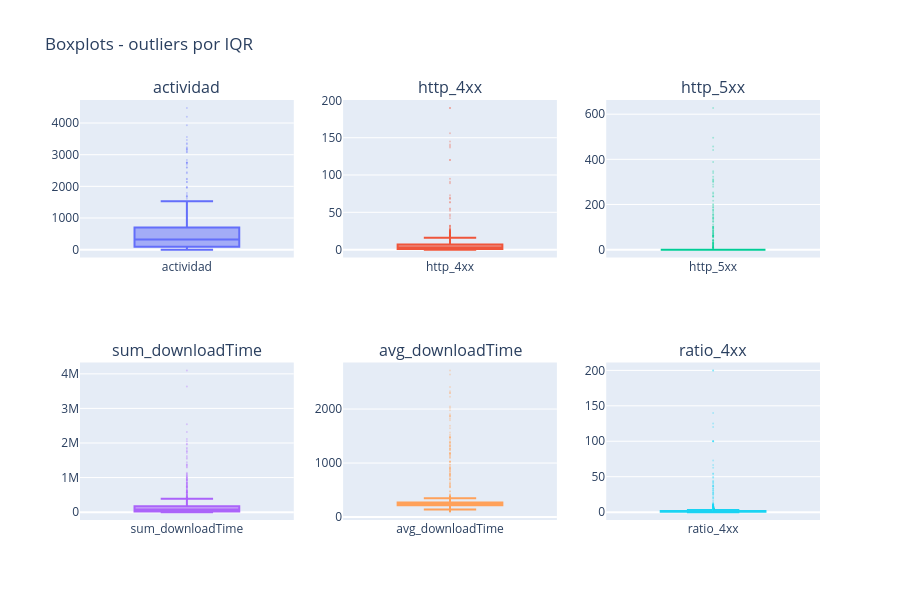

Notebook code for this chart:
### Markdown cell above
## 2. Boxplots por columna

### Code cell
fig = make_subplots(rows=2, cols=3, subplot_titles=numeric_cols)
positions = [(1,1),(1,2),(1,3),(2,1),(2,2),(2,3)]

for col, (r, c) in zip(numeric_cols, positions):
    fig.add_trace(go.Box(y=df[col], name=col, boxpoints="outliers",
                         marker=dict(opacity=0.3, size=2)), row=r, col=c)

fig.update_layout(height=600, showlegend=False, title_text="Boxplots - outliers por IQR")
fig.show()

### Figure 1 — Plotly figure (JSON) as saved in the notebook; plotly's stock layout.template omitted (floating-point values rounded to 4 significant figures; data arrays with more than 128 entries replaced by an {"elided": "..."} marker saying what was removed)
{"data": [{"boxpoints": "outliers", "marker": {"opacity": 0.3, "size": 2}, "name": "actividad", "type": "box", "xaxis": "x", "y": {"elided": "25920 int values"}, "yaxis": "y"}, {"boxpoints": "outliers", "marker": {"opacity": 0.3, "size": 2}, "name": "http_4xx", "type": "box", "xaxis": "x2", "y": {"elided": "25920 int values"}, "yaxis": "y2"}, {"boxpoints": "outliers", "marker": {"opacity": 0.3, "size": 2}, "name": "http_5xx", "type": "box", "xaxis": "x3", "y": {"elided": "25920 int values"}, "yaxis": "y3"}, {"boxpoints": "outliers", "marker": {"opacity": 0.3, "size": 2}, "name": "sum_downloadTime", "type": "box", "xaxis": "x4", "y": {"elided": "25920 int values"}, "yaxis": "y4"}, {"boxpoints": "outliers", "marker": {"opacity": 0.3, "size": 2}, "name": "avg_downloadTime", "type": "box", "xaxis": "x5", "y": {"elided": "25920 float values"}, "yaxis": "y5"}, {"boxpoints": "outliers", "marker": {"opacity": 0.3, "size": 2}, "name": "ratio_4xx", "type": "box", "xaxis": "x6", "y": {"elided": "25920 float values"}, "yaxis": "y6"}], "layout": {"annotations": [{"font": {"size": 16}, "showarrow": false, "text": "actividad", "x": 0.1444, "xanchor": "center", "xref": "paper", "y": 1, "yanchor": "bottom", "yref": "paper"}, {"font": {"size": 16}, "showarrow": false, "text": "http_4xx", "x": 0.5, "xanchor": "center", "xref": "paper", "y": 1, "yanchor": "bottom", "yref": "paper"}, {"font": {"size": 16}, "showarrow": false, "text": "http_5xx", "x": 0.8556, "xanchor": "center", "xref": "paper", "y": 1, "yanchor": "bottom", "yref": "paper"}, {"font": {"size": 16}, "showarrow": false, "text": "sum_downloadTime", "x": 0.1444, "xanchor": "center", "xref": "paper", "y": 0.375, "yanchor": "bottom", "yref": "paper"}, {"font": {"size": 16}, "showarrow": false, "text": "avg_downloadTime", "x": 0.5, "xanchor": "center", "xref": "paper", "y": 0.375, "yanchor": "bottom", "yref": "paper"}, {"font": {"size": 16}, "showarrow": false, "text": "ratio_4xx", "x": 0.8556, "xanchor": "center", "xref": "paper", "y": 0.375, "yanchor": "bottom", "yref": "paper"}], "height": 600, "showlegend": false, "title": {"text": "Boxplots - outliers por IQR"}, "xaxis": {"anchor": "y", "domain": [0, 0.2889]}, "xaxis2": {"anchor": "y2", "domain": [0.3556, 0.6444]}, "xaxis3": {"anchor": "y3", "domain": [0.7111, 1]}, "xaxis4": {"anchor": "y4", "domain": [0, 0.2889]}, "xaxis5": {"anchor": "y5", "domain": [0.3556, 0.6444]}, "xaxis6": {"anchor": "y6", "domain": [0.7111, 1]}, "yaxis": {"anchor": "x", "domain": [0.625, 1]}, "yaxis2": {"anchor": "x2", "domain": [0.625, 1]}, "yaxis3": {"anchor": "x3", "domain": [0.625, 1]}, "yaxis4": {"anchor": "x4", "domain": [0, 0.375]}, "yaxis5": {"anchor": "x5", "domain": [0, 0.375]}, "yaxis6": {"anchor": "x6", "domain": [0, 0.375]}}}
